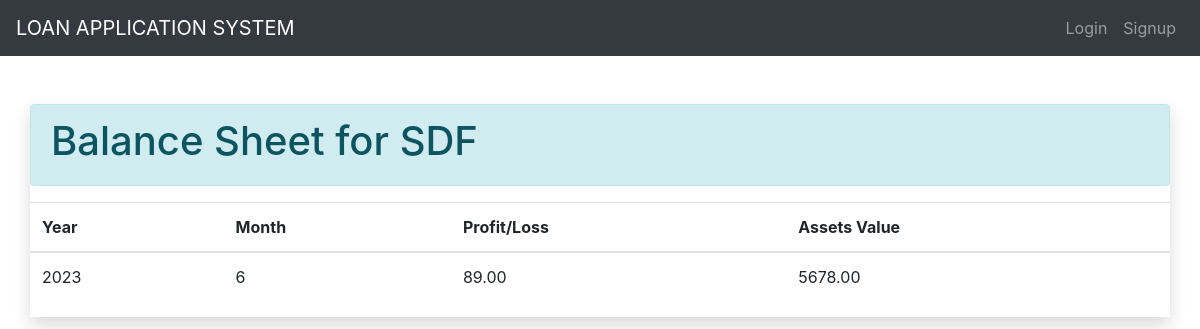
Page /loan/requests/show_balance_sheet/16/ on the committed database.
### loan_app/models.py (models this page shows)
class LoanApplication(models.Model):
    user = models.ForeignKey(User, on_delete=models.CASCADE)
    business_name = models.CharField(max_length=100)
    year_established = models.PositiveIntegerField(default=None)
    requested_loan_amount = models.DecimalField(max_digits=10, decimal_places=2)
    pre_assessment = models.IntegerField(default=20)

class BalanceSheetEntry(models.Model):
    loan_application = models.ForeignKey(LoanApplication, on_delete=models.CASCADE)
    year = models.PositiveIntegerField()
    month = models.PositiveIntegerField()
    profit_or_loss = models.DecimalField(max_digits=10, decimal_places=2)
    assets_value = models.DecimalField(max_digits=10, decimal_places=2)

### loan_app/views.py (the view)
# urls.py: path('requests/show_balance_sheet/<int:id>/',view_balance_sheet,name='view_balance_sheet'),
def view_balance_sheet(request, id):
    loan_application = get_object_or_404(LoanApplication, pk=id)
    balance_sheet_entries = BalanceSheetEntry.objects.filter(loan_application=loan_application)
    return render(request, 'balance_sheet.html', {'loan_application': loan_application, 'balance_sheet_entries': balance_sheet_entries})

### loan_app/templates/balance_sheet.html
{% extends 'base.html' %}
{% block content %}
<div>
    <div class="container pt-4">
      <div class="row  p-0 mt-4">
        <div class="col-xl-12 mx-auto shadow p-0">
          <div class="alert alert-info">
            <h1>Balance Sheet for {{ loan_application.business_name }}</h1>
          </div>
          <table class="table">
              <thead>
                  <tr>
                      <th>Year</th>
                      <th>Month</th>
                      <th>Profit/Loss</th>
                      <th>Assets Value</th>
                  </tr>
              </thead>
              <tbody>
                  {% for entry in balance_sheet_entries %}
                  <tr>
                      <td>{{ entry.year }}</td>
                      <td>{{ entry.month }}</td>
                      <td>{{ entry.profit_or_loss }}</td>
                      <td>{{ entry.assets_value }}</td>
                  </tr>
                  {% endfor %}
              </tbody>
          </table>
        </div>
      </div>
    </div>
  </div>
  {% endblock %}

### rows in the picture
LoanApplication: business_name "SDF"
BalanceSheetEntry: year "2023", month "6", profit_or_loss "89.00", assets_value "5678.00"
